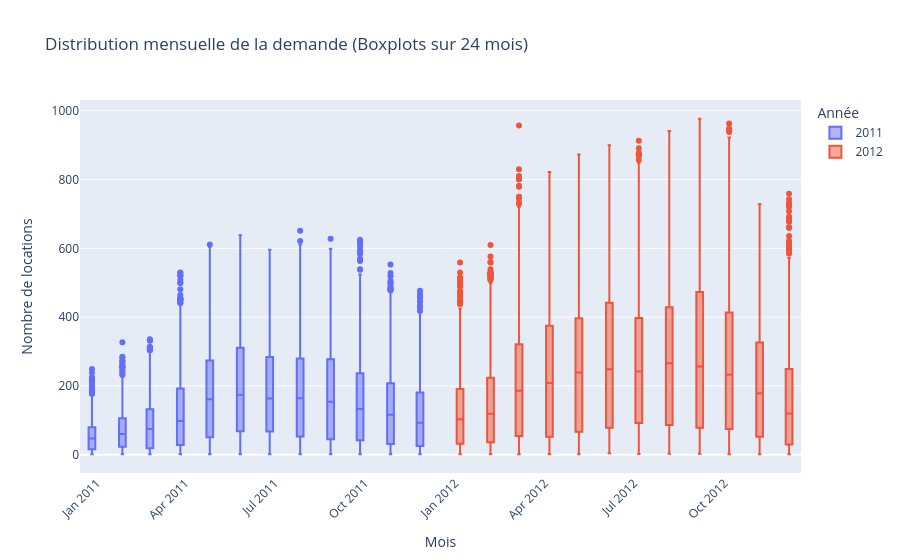

The cell this chart's notebook holds for it:
### Markdown cell above
L'essentiel de la demande se fait par des utilisateurs enregistrés.

### Code cell
# Ya-t-il des différences significatives entre les mois des deux années ?
# Création d'une colonne combinée "Année-Mois" 
df['Year_Month'] = df.index.strftime('%Y-%m')
# Création du Boxplot
fig = px.box(df, 
             x='Year_Month', 
             y='cnt', 
             color='Année', # Colore les boîtes selon l'année pour bien distinguer les deux périodes
             title="Distribution mensuelle de la demande (Boxplots sur 24 mois)",
             labels={'Year_Month': 'Mois', 'cnt': 'Nombre de locations'})
fig.update_layout(
    xaxis_tickangle=-45, # Pivote les dates pour qu'elles ne se chevauchent pas
    showlegend=True
)
fig.show()

### Figure 1 — Plotly figure (JSON) as saved in the notebook; plotly's stock layout.template omitted (floating-point values rounded to 4 significant figures; data arrays with more than 128 entries replaced by an {"elided": "..."} marker saying what was removed)
{"data": [{"alignmentgroup": "True", "hovertemplate": "Année=2011<br>Mois=%{x}<br>Nombre de locations=%{y}<extra></extra>", "legendgroup": "2011", "marker": {"color": "#636efa"}, "name": "2011", "notched": false, "offsetgroup": "2011", "orientation": "v", "showlegend": true, "type": "box", "x": {"elided": "8645 str values"}, "x0": " ", "xaxis": "x", "y": {"elided": "8645 int values"}, "y0": " ", "yaxis": "y"}, {"alignmentgroup": "True", "hovertemplate": "Année=2012<br>Mois=%{x}<br>Nombre de locations=%{y}<extra></extra>", "legendgroup": "2012", "marker": {"color": "#EF553B"}, "name": "2012", "notched": false, "offsetgroup": "2012", "orientation": "v", "showlegend": true, "type": "box", "x": {"elided": "8734 str values"}, "x0": " ", "xaxis": "x", "y": {"elided": "8734 int values"}, "y0": " ", "yaxis": "y"}], "layout": {"boxmode": "group", "legend": {"title": {"text": "Année"}, "tracegroupgap": 0}, "showlegend": true, "title": {"text": "Distribution mensuelle de la demande (Boxplots sur 24 mois)"}, "xaxis": {"anchor": "y", "domain": [0, 1], "tickangle": -45, "title": {"text": "Mois"}}, "yaxis": {"anchor": "x", "domain": [0, 1], "title": {"text": "Nombre de locations"}}}}
